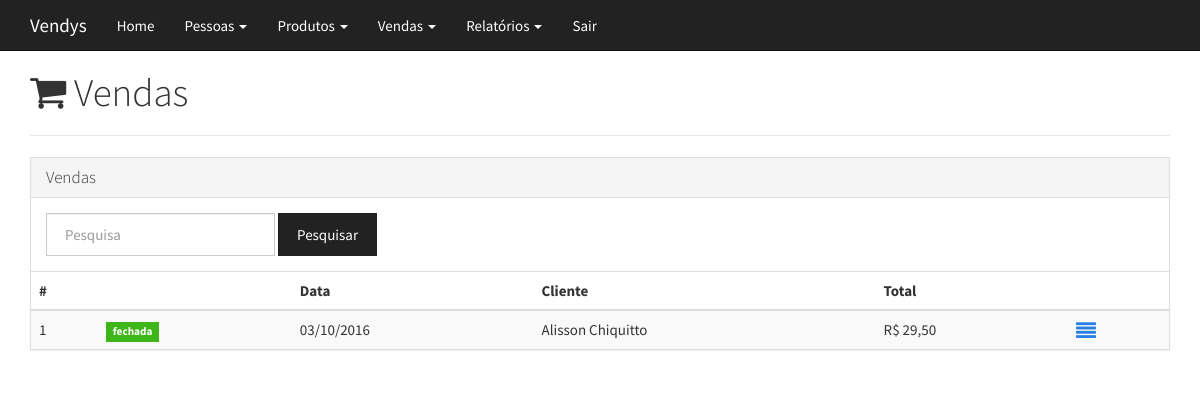
The page /vendas.php (signed in) on the database its author committed.
### tables this page shows
CREATE TABLE IF NOT EXISTS `venda` (
  `idvenda` INT NOT NULL AUTO_INCREMENT,
  `data` DATETIME NULL,
  `idcliente` INT(11) NOT NULL,
  `status` CHAR(1) NULL,
  `idusuario` INT NOT NULL,
  PRIMARY KEY (`idvenda`),
  INDEX `fk_venda_cliente1_idx` (`idcliente` ASC),
  INDEX `fk_venda_usuario1_idx` (`idusuario` ASC),
  CONSTRAINT `fk_venda_cliente1`
    FOREIGN KEY (`idcliente`)
    REFERENCES `cliente` (`idcliente`)
    ON DELETE NO ACTION
    ON UPDATE NO ACTION,
  CONSTRAINT `fk_venda_usuario1`
    FOREIGN KEY (`idusuario`)
    REFERENCES `usuario` (`idusuario`)
    ON DELETE NO ACTION
    ON UPDATE NO ACTION);

CREATE TABLE IF NOT EXISTS `cliente` (
  `idcliente` INT(11) NOT NULL AUTO_INCREMENT,
  `nome` VARCHAR(100) NOT NULL,
  `email` VARCHAR(255) NOT NULL,
  `ativo` CHAR(1) NOT NULL,
  PRIMARY KEY (`idcliente`));

### vendas.php (the view, shortened to what this page needs)
<?php
require './lib/conexao.php';
$q ='';
?>
<!DOCTYPE html>
<html lang="pt-br">
  <head>
  </head>
  <body>
<div class="container">
<div class="page-header">
  <h1><i class="fa fa-shopping-cart"></i> Vendas</h1>
</div>
<div class="panel panel-default">
  <div class="panel-heading">
    <h3 class="panel-title">Vendas</h3>
  </div>
  <div class="panel-body">
    <form class="form-inline" role="form" method="get" action="">
      <div class="form-group">
        <input type="search" class="form-control" id="fq" name="q" placeholder="Pesquisa" value="<?php echo $q; ?>">
      </div>
      <button type="submit" class="btn btn-default">Pesquisar</button>
    </form>
  </div>
  <table class="table table-striped table-hover">
    <thead>
      <tr>
        <th>#</th>
        <th></th>
        <th>Data</th>
        <th>Cliente</th>
        <th>Total</th>
        <th></th>
      </tr>
    </thead>
    <tbody>
        <?php
        $sql = "Select
	v.idvenda,
	v.data,
	c.nome clienteNome,
    v.status vendaStatus,
	(Select Sum(vi.precopago * vi.qtd) From vendaitem vi Where (vi.idvenda = v.idvenda)) precoTotal
From venda v
Inner Join cliente c
	On (c.idcliente = v.idcliente)
Inner Join usuario u
	On (u.idusuario = v.idusuario)";
        $consulta = mysqli_query($con,$sql);
        while($resultado = mysqli_fetch_assoc($consulta)){
            $vendaData = strtotime($resultado['data']);
      ?>
      <tr>
        <td><?php echo $resultado['idvenda']; ?></td>
        <td>
          <?php if($resultado['vendaStatus'] == VENDA_FECHADA) { ?>
          <span class="label label-success">fechada</span>
          <?php } else { ?>
          <span class="label label-warning">aberta</span>
          <?php } ?>
        </td>
        <td><?php echo date('d/m/Y', $vendaData); ?></td>
        <td><?php echo $resultado['clienteNome']; ?></td>
        <td>R$ <?php echo number_format($resultado['precoTotal'], 2, ",", "."); ?></td>
        <td>
          <?php if($resultado['vendaStatus'] == VENDA_FECHADA) { ?>
          <a href="venda-detalhes.php?idvenda=<?php echo $resultado['idvenda']; ?>" title="Detalhes da venda"><i class="fa fa-align-justify fa-lg"></i></a>
          <?php } else { ?>
          <a href="venda-continuar.php?idvenda=<?php echo $resultado['idvenda']; ?>" title="Continuar venda"><i class="fa fa-play fa-lg"></i></a>
          <?php } ?>
        </td>
      </tr>
        <?php } ?>
    </tbody>
  </table>
</div>
</div>
  </body>
</html>

### rows shown on the page
venda: idvenda "1", status "fechada", data "03/10/2016", idcliente.nome "Alisson Chiquitto", precoTotal "29,50"
